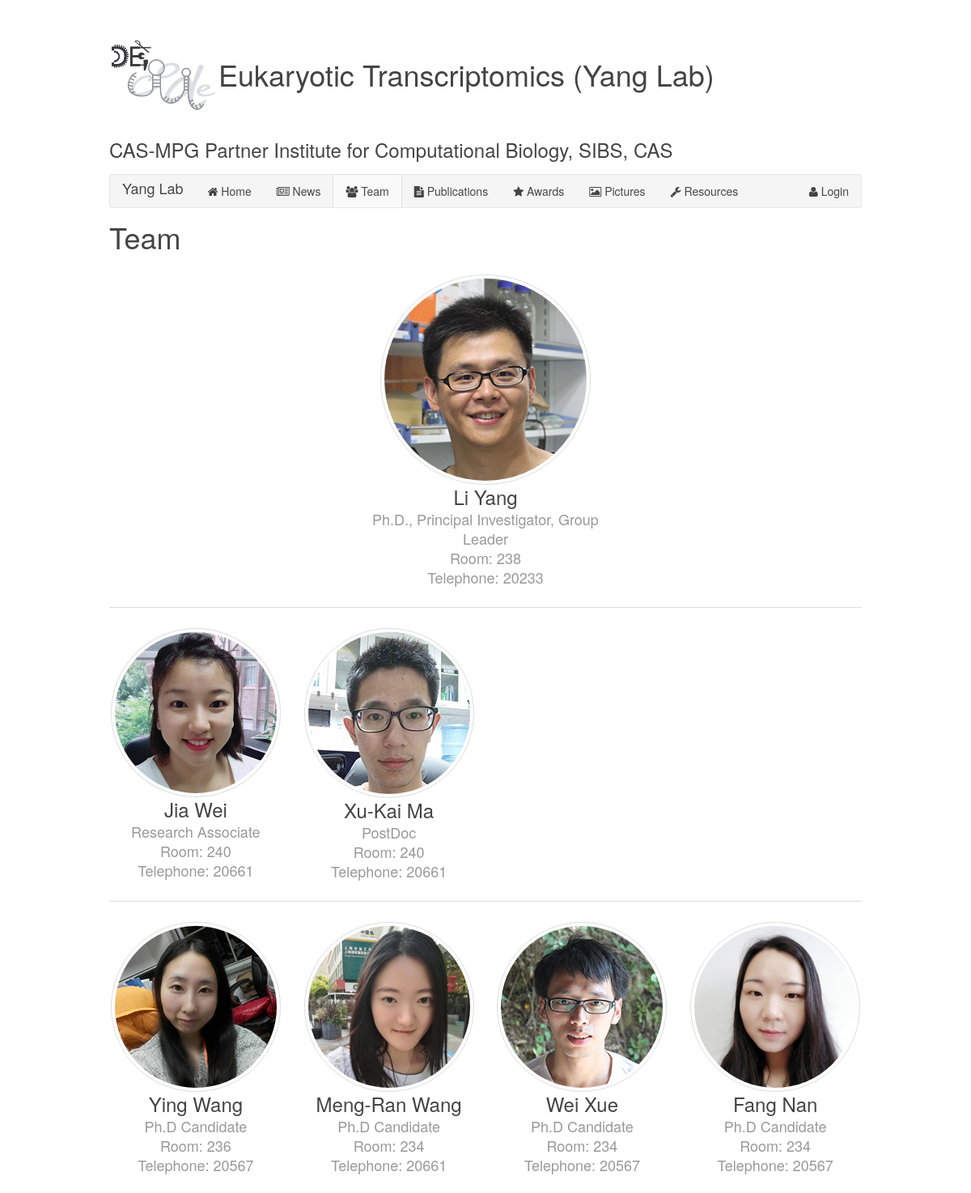
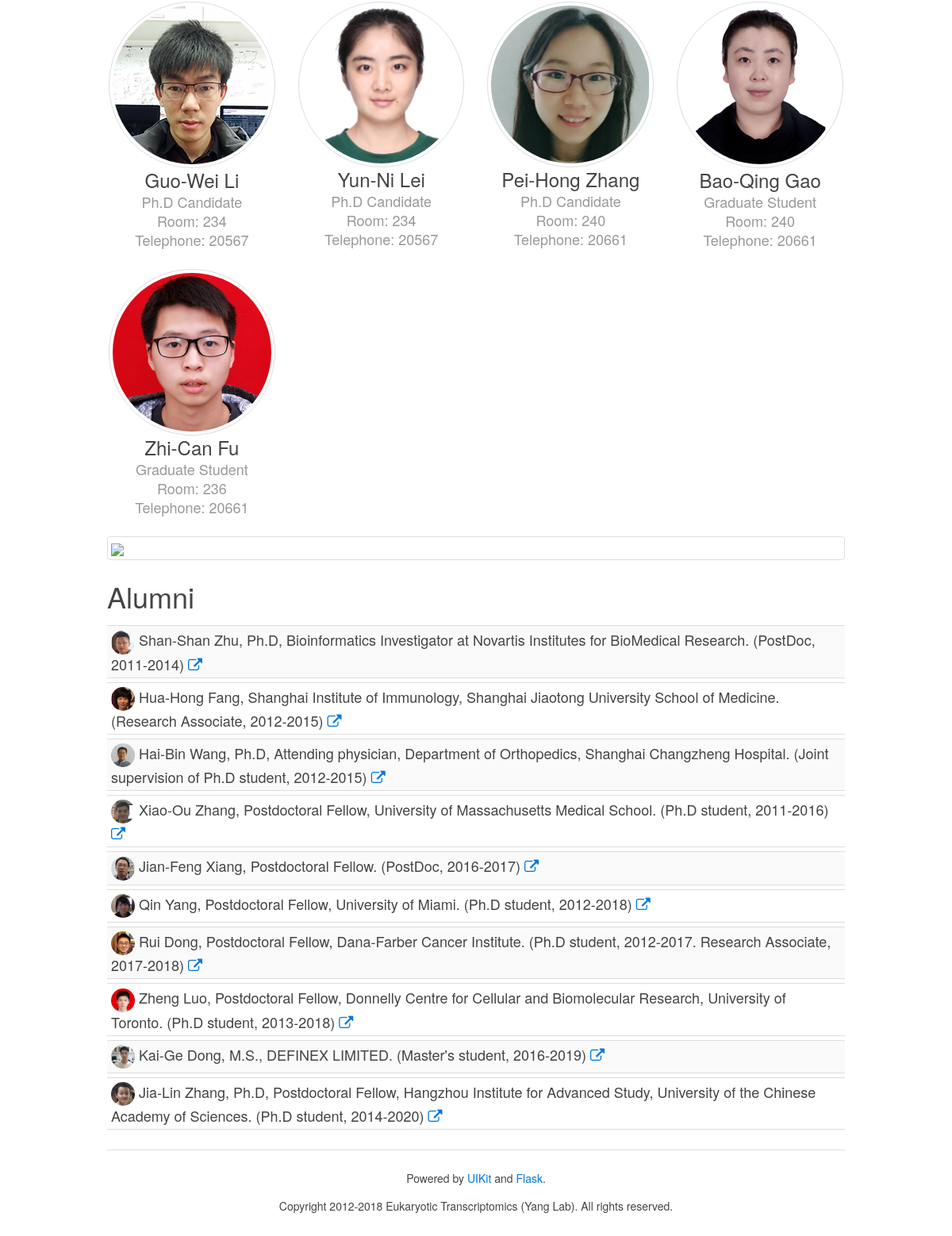
The app's page /team with its own data (2 pictures, top to bottom).
### yanglab.py (models this page shows)
class Team(db.Model):
    __tablename__ = 'team'
    id = db.Column(db.Integer, primary_key=True)
    idx = db.Column(db.Integer)
    name = db.Column(db.String(20))
    image = db.Column(db.String(100))
    category = db.Column(db.Integer)
    title = db.Column(db.String(100))
    email = db.Column(db.String(50))
    room = db.Column(db.String(20))
    telephone = db.Column(db.String(20))
    link = db.Column(db.String(100))
    link_tag = db.Column(db.String(20))

class Alumni(db.Model):
    __tablename__ = 'alumni'
    id = db.Column(db.Integer, primary_key=True)
    info = db.Column(db.Text)
    link = db.Column(db.String(100))

### yanglab.py (the view)
@yanglab.route('/team')
def team():
    attr = {}
    attr['name'] = 'team'
    pi = Team.query.filter_by(category=0).first()
    attr['pi'] = pi
    stuff = Team.query.filter_by(category=1).all()
    attr['stuff'] = stuff
    student = Team.query.filter_by(category=2).all()
    attr['student'] = student
    alumni = Alumni.query.all()
    attr['alumni'] = alumni
    return render_template('team.html', **attr)

### yanglab.py (called while the page is built)
@yanglab.template_filter('split')
def split_point(s):
    return s.split('|')

### templates/team.html (shortened to what this page needs)
{% extends "base.html" %}
{% block assets %}
{{ super() }}
<link rel="stylesheet" href="{{ url_for('static', filename='css/components/tooltip.almost-flat.min.css') }}" type="text/css">
{% endblock assets %}
{% block content %}
<div class="uk-grid" data-uk-grid-margin>
    <div class="uk-width-1-1">
        <h2 class="uk-article-title">Team</h2>
    </div>
</div>
<div class="uk-grid" data-uk-grid-margin>
    <div class="uk-width-medium-1-3 uk-push-1-3 uk-text-center">
        <div class="uk-thumbnail uk-overlay-hover uk-border-circle">
            <figure class="uk-overlay">
                <img class="uk-border-circle" src="{{ url_for('static', filename='image/photo/' + pi.image) }}" alt="photo">
            </figure>
        </div>
        <h2 class="uk-margin-remove">{{ pi.name }}</h2>
        <p class="uk-text-large uk-margin-remove uk-text-muted">{{ pi.title }}</p>
        <p class="uk-text-large uk-margin-remove uk-text-muted">Room: {{ pi.room }}</p>
        <p class="uk-text-large uk-margin-remove uk-text-muted">Telephone: {{ pi.telephone }}</p>
    </div>
</div>
<hr class="uk-grid-divider">
<div class="uk-grid" data-uk-grid-margin>
    {% for user in stuff|sort(attribute='idx') %}
    <div class="uk-width-medium-1-4 uk-text-center">
        <div class="uk-thumbnail uk-overlay-hover uk-border-circle">
            <figure class="uk-overlay">
            </figure>
        </div>
        <h2 class="uk-margin-remove">{{ user.name }}</h2>
        <p class="uk-text-large uk-margin-remove uk-text-muted">{{ user.title }}</p>
        <p class="uk-text-large uk-margin-remove uk-text-muted">Room: {{ user.room }}</p>
        <p class="uk-text-large uk-margin-remove uk-text-muted">Telephone: {{ user.telephone }}</p>
    </div>
    {% endfor %}
</div>
<hr class="uk-grid-divider">
<div class="uk-grid" data-uk-grid-margin>
    {% for user in student|sort(attribute='idx') %}
    <div class="uk-width-medium-1-4 uk-text-center">
        <div class="uk-thumbnail uk-overlay-hover uk-border-circle">
            <figure class="uk-overlay">
            </figure>
        </div>
        <h2 class="uk-margin-remove">{{ user.name }}</h2>
        <p class="uk-text-large uk-margin-remove uk-text-muted">{{ user.title }}</p>
        <p class="uk-text-large uk-margin-remove uk-text-muted">Room: {{ user.room }}</p>
        <p class="uk-text-large uk-margin-remove uk-text-muted">Telephone: {{ user.telephone }}</p>
    </div>
    {% endfor %}
</div>
<div class="uk-grid" data-uk-grid-margin>
    <div class="uk-width-1-1">
        <div class="uk-thumbnail uk-thumbnail-expand">
            <img src="{{ url_for('static', filename='image/team.jpg') }}"> <! --Zhi-Can Fu 2020/01/09 -->
        </div>
    </div>
</div>
<div class="uk-grid" data-uk-grid-margin>
    <div class="uk-width-1-1">
        <h3 class="uk-article-title">Alumni</h3>
        <ul class="uk-list uk-list-striped uk-list-line">
            {% for user in alumni %}
                {% for info_pic in user.info|split|reverse %}
                    {% if loop.first and loop.last %}
                        <li class="uk-text-large">{{ info_pic }} <a href="{{ user.link }}"><i class="uk-icon-external-link"></i></a></li>
                    {% elif loop.first %}
                        <li class="uk-text-large"> <img height="30px" width="30px" class="uk-border-circle"  src="{{ url_for('static', filename='image/photo/')+ info_pic}}" alt="{{ info_pic }}">
                    {% else %}
                       {{ info_pic }} <a href="{{ user.link }}"><i class="uk-icon-external-link"></i></a></li>
                    {% endif %}
                {% endfor %}
            {% endfor %}
        </ul>
    </div>
</div>
{% endblock content %}

### records on screen
Team: image (picture), name "Li Yang", title "Ph.D., Principal Investigator, Group Leader", room "238", telephone "20233"
Team: name "Jia Wei", title "Research Associate", room "240", telephone "20661"
Team: name "Xu-Kai Ma", title "PostDoc", room "240", telephone "20661"
Team: name "Ying Wang", title "Ph.D Candidate", room "236", telephone "20567"
Team: name "Meng-Ran Wang", title "Ph.D Candidate", room "234", telephone "20661"
Team: name "Wei Xue", title "Ph.D Candidate", room "234", telephone "20567"
Team: name "Fang Nan", title "Ph.D Candidate", room "234", telephone "20567"
Team: name "Guo-Wei Li", title "Ph.D Candidate", room "234", telephone "20567"
Team: name "Yun-Ni Lei", title "Ph.D Candidate", room "234", telephone "20567"
Team: name "Pei-Hong Zhang", title "Ph.D Candidate", room "240", telephone "20661"
Team: name "Bao-Qing Gao", title "Graduate Student", room "240", telephone "20661"
Team: name "Zhi-Can Fu", title "Graduate Student", room "236", telephone "20661"
Alumni: info "Shan-Shan Zhu, Ph.D, Bioinformatics Investigator at Novartis Institutes for BioMedical Research. (PostDoc, 2011-2014)"
Alumni: info "Hua-Hong Fang, Shanghai Institute of Immunology, Shanghai Jiaotong University School of Medicine. (Research Associate, 2012-2015)"
Alumni: info "Hai-Bin Wang, Ph.D, Attending physician, Department of Orthopedics, Shanghai Changzheng Hospital. (Joint supervision of Ph.D student, 2012-2015)"
Alumni: info "Xiao-Ou Zhang, Postdoctoral Fellow, University of Massachusetts Medical School. (Ph.D student, 2011-2016)"
Alumni: info "Jian-Feng Xiang, Postdoctoral Fellow. (PostDoc, 2016-2017)"
Alumni: info "Qin Yang, Postdoctoral Fellow, University of Miami. (Ph.D student, 2012-2018)"
Alumni: info "Rui Dong, Postdoctoral Fellow, Dana-Farber Cancer Institute. (Ph.D student, 2012-2017. Research Associate, 2017-2018)"
Alumni: info "Zheng Luo, Postdoctoral Fellow, Donnelly Centre for Cellular and Biomolecular Research, University of Toronto. (Ph.D student, 2013-2018)"
Alumni: info "Kai-Ge Dong, M.S., DEFINEX LIMITED. (Master's student, 2016-2019)"
Alumni: info "Jia-Lin Zhang, Ph.D, Postdoctoral Fellow, Hangzhou Institute for Advanced Study, University of the Chinese Academy of Sciences. (Ph.D student, 2014-2020)"
